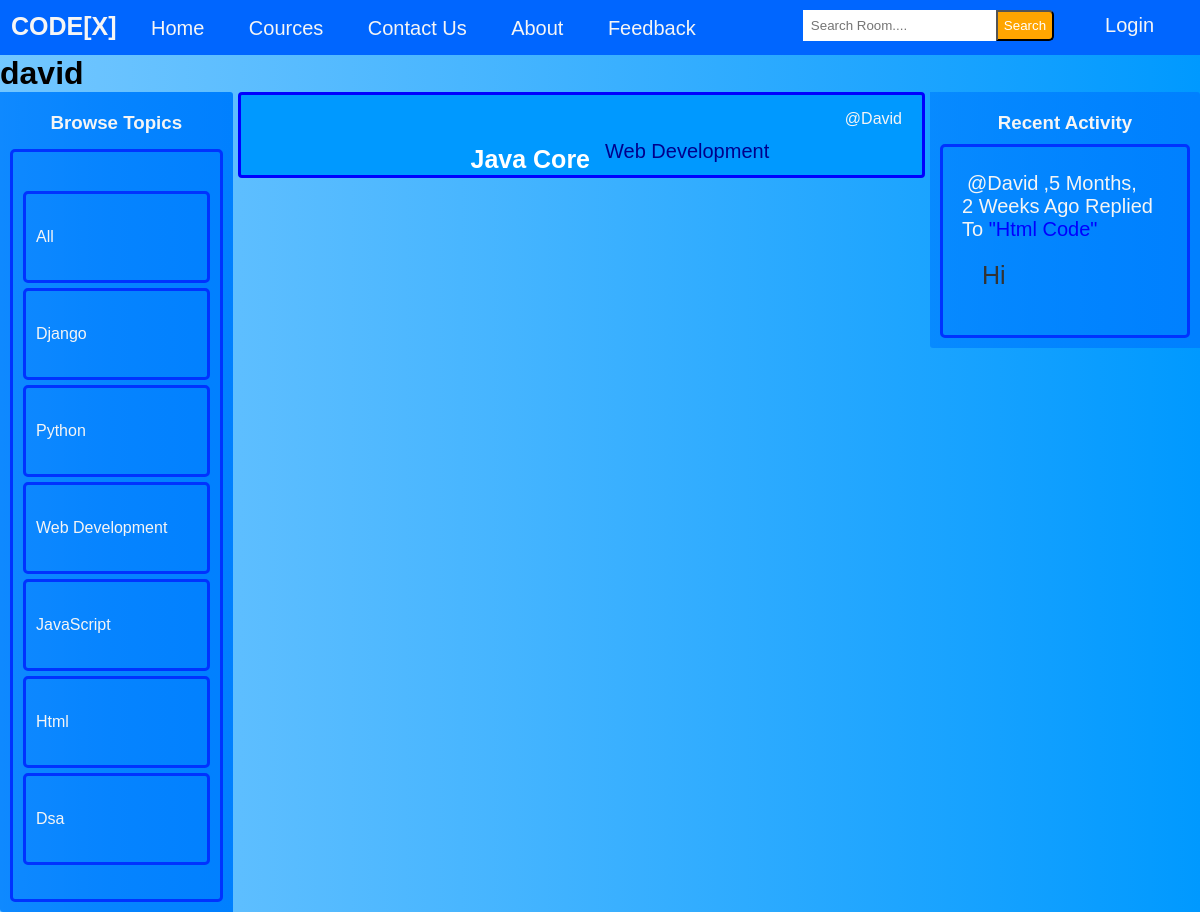
The page /profile/2 on the database its author committed.
### base/models.py (models this page shows, shortened)
class Topic(models.Model):
    name = models.CharField(max_length=200)

class Room(models.Model):
    host =  models.ForeignKey(User, on_delete=models.SET_NULL,null=True)
    topic = models.ForeignKey(Topic, on_delete=models.SET_NULL,null=True)
    name =  models.CharField(max_length= 200)
    description = models.TextField(null= True, blank= True)
    participants= models.ManyToManyField(User, related_name='participants', blank=True)
    updated= models.DateTimeField(auto_now= True)
    created= models.DateTimeField(auto_now_add=True)
    class Meta:
        ordering = ['-updated','-created']
    def __str__(self):
        return self.name

class Message(models.Model):
    user= models.ForeignKey(User, on_delete=models.CASCADE)
    room = models.ForeignKey(Room, on_delete=models.CASCADE)
    body = models.TextField()
    updated= models.DateTimeField(auto_now= True)
    created = models.DateTimeField(auto_now_add=True)
    class Meta:
        ordering = ['-updated','-created']
    def __str__(self):
        return self.body[0:50]

### base/views.py (the view)
# urls.py: path('profile/<str:pk>',views.userProfile,name="user-profile"),
def userProfile(request, pk):
    user= User.objects.get(id=pk)
    rooms= user.room_set.all()
    room_message= user.message_set.all()
    topics= Topic.objects.all()
    context= {'user': user, 'rooms': rooms, 'room_message': room_message, 'topics': topics }
    return render(request, 'base/profile.html', context )

### base/templates/base/profile.html (shortened to what this page needs)
{% extends 'main.html' %}
{% block content %}
<h1>{{ user.username }}</h1>
<div class="profile-container">
    <div>
        {% include 'base/topics_component.html' %}
    </div>
    <div>
        {% include 'base/feed_component.html' %}
    </div>
    <div>
        {% include 'base/activity_component.html' %}
    </div>
</div>
{% endblock content %}

### base/templates/base/topics_component.html (shortened to what this page needs)
<div class="topic-container">
    <h3 class="t_o_p"> Browse Topics </h3>
    <div class="topic-name">
        <div>
            <a href="{%  url 'home' %}" class="topic-name" >All</a>
        </div>
        {% for topic in topics %}
        <div>
            <a href="{% url 'home' %}?q={{topic.name}}" class="topic-name">{{topic.name}}</a>
        </div>
        {% endfor %}
    </div>
</div>

### base/templates/base/feed_component.html (shortened to what this page needs)
<div>
    {% for room in rooms %}
    <div class="feed-component">
        <a class="room-host" href="{% url 'user-profile' room.host.id %}">@{{room.host.username}}</a>
        <h5><a class="feed-room" href= "{% url 'room' room.id %}">{{room.name}}</a></h5>
        <small class="feed-topic-name" >{{room.topic.name}} </small>
    </div>
    {% endfor %}
</div>

### base/templates/base/activity_component.html (shortened to what this page needs)
<div class="recent-container">
    <h3 class="r_e_n"> Recent Activity </h3>
    {% for message in room_message %}
    <div class="message-container">
        <small class="m_e_s"><a class="message-user" href="{% url 'user-profile' message.user.id %}">@{{ message.user }}</a>,{{message.created|timesince}} ago replied to </small>
        <small class="mess-room">"{{message.room}}"</small>
        <p class="user-message">{{message}}</p>
    </div>
    {% endfor %}
</div>

### templates/main.html (style rules this page uses)
* { padding: 0; margin: 0; text-decoration: none; list-style-type: none; box-sizing: border-box; font-family: 'Nunito', sans-serif }
body { background: linear-gradient(90deg, #5bbdffda 0%, #44b4ff 43%,#0099FF 100%); }

### base/templates/base/profile.html (style rules this page uses)
.profile-container { display: grid; grid-template-columns: 1fr 3fr 1fr; }

### base/templates/base/topics_component.html (style rules this page uses)
.topic-container { background: linear-gradient(90deg, #0080ffde 0%, #0080ffef 43%,#0080FF 100%); border-radius: 0px 3px; padding: 10px; }
.t_o_p { padding: 10px; color: whitesmoke; text-align: center; }
.topic-name { display: block; color: whitesmoke; border: 3px solid #0033FF; padding: 34px 10px; border-radius: 5px; text-transform: capitalize; margin-top: 5px; }

### base/templates/base/feed_component.html (style rules this page uses)
.feed-component { margin-left: 5px; margin-right: 5px; margin-bottom: 5px; display: block; padding: 40px 20px; position: relative; background: #0099FF; border: 3px solid blue; border-radius: 4px; }
.room-host { float: right; text-transform: capitalize; margin-top: -25px; color: whitesmoke; }
.feed-room { float: inline-start; margin-left: 200px; color: #fff; font-size: 25px; text-transform: capitalize; padding: 10px; border-radius: 3px; }
.feed-topic-name { float: left; color: darkblue; padding: 5px; font-size: 20px; }

### base/templates/base/activity_component.html (style rules this page uses)
.recent-container { background: linear-gradient(90deg, #0080ffb6 0%, #0080ffd3 43%,#0080FF 100%); border-radius: 0px 3px; padding: 10px; }
.message-container { display: block; border: 3px solid #0033FF; padding: 25px 19px; border-radius: 5px; width: 250px; }
.r_e_n { color: whitesmoke; text-align: center; padding: 10px; }
.m_e_s { color: whitesmoke; font-size: 20px; text-transform: capitalize; }
.message-user { color: whitesmoke; padding: 5px; border-radius: 3px; }
.user-message { padding: 20px; font-size: 25px; text-transform: capitalize; color: #333; }
.mess-room { font-size: 20px; color:blue; text-transform: capitalize; }

### rows shown on the page
Topic: name "Django"
Topic: name "Python"
Topic: name "Web Development"
Topic: name "JavaScript"
Topic: name "Html"
Topic: name "Dsa"
Room: host.username "David", name "Java Core", topic.name "Web Development"
Message: user "David", created "5 Months, 2 Weeks", room "Html Code", body "Hi"

### other values the page prints
{{ user.username }} "david"
